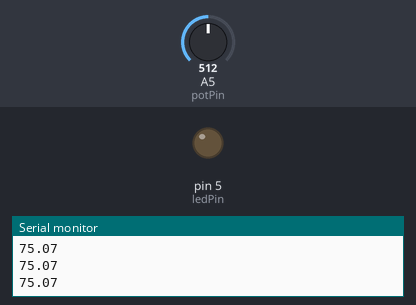
The sketch below on a simulated Arduino Uno, built with avr-gcc and run on an emulated ATmega328P. Shown: output pins drawn as LEDs (lit = HIGH), the last lines printed to the serial monitor. Dashed ring = blinking. The test bench sets the inputs (shaded band); at power-on: A5 (potPin) = 512. Pins used as bus, display or sensor lines are not drawn.

Above: at 0.05 s.
1.3 s: A5 (potPin) set to 482
At 2.3 s:
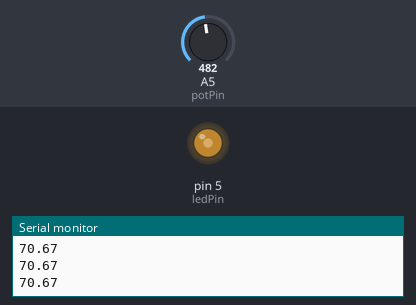
4.3 s: A5 (potPin) set to 451
At 5.03 s:
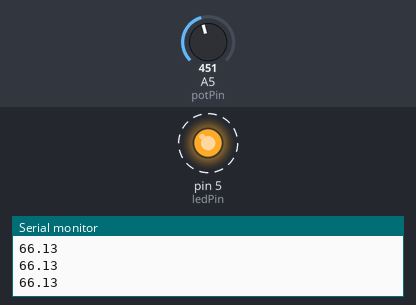
7.3 s: A5 (potPin) set to 716
Timing chart, 0 to 16.3 s (numbered marks = the images above; inputs shaded):
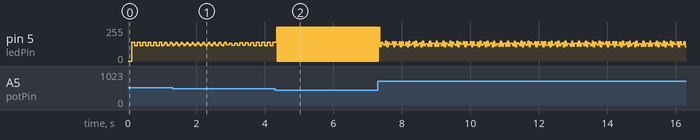

Measured:
- the behaviour switches between 469 and 468 on A5 (potPin) (found by bisection; images 1 and 2)
- by itself, pin 5 (ledPin): moves between 106/255 and 255/255, repeating every 2.1 s

The sketch:

stroscope.ino
```cpp
int dcPin=9;
int w=200;//we will measure this variable


int potPin=A5;
int potVal;

int ledPin=5;

unsigned long startTime;
unsigned long currentTime;
float period;
bool isOn;
bool per=false;

float v; //frequency

void setup() {
  pinMode(dcPin,OUTPUT);
  pinMode(ledPin,OUTPUT);
  Serial.begin(9600);
  startTime=micros();
}

void loop() {
  analogWrite(dcPin,w);
  potVal=analogRead(potPin);
  frequency(potVal);
  cycle();
  Serial.println(v);
}


void cycle() {
  isOn=wait();
  if (isOn==true) {
    digitalWrite(ledPin,HIGH);
  }
  else if (isOn==false) {
    digitalWrite(ledPin,LOW);
  }
}


bool wait() {
  currentTime=micros();
  if (currentTime-startTime >= period) {
    per=!per;
    startTime=currentTime;
  }
  return per;
}

void frequency(int potVal) {
  v=(150./1023)*potVal; //frequency of the led
  period= 1000000./(2.*v); //we use 1000000 since we use micros()
}
```
